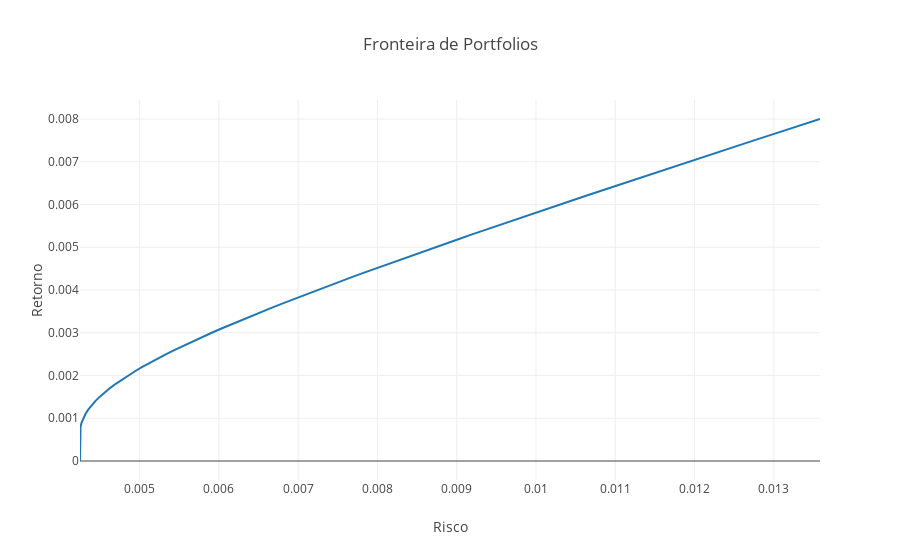

The notebook cell this image was saved under:
### Code cell
# 1) Traces
front_trace = go.Scatter(x=np.sqrt(risk), y=ret, name='Fronteira de Portfolios')

# 2) Layout
front_layout = go.Layout(title='Fronteira de Portfolios', yaxis={'title':'Retorno'}, xaxis={'title':'Risco'})

# 3) Figure
df_fig = go.Figure(data=[front_trace], layout=front_layout)
py.iplot(df_fig)
